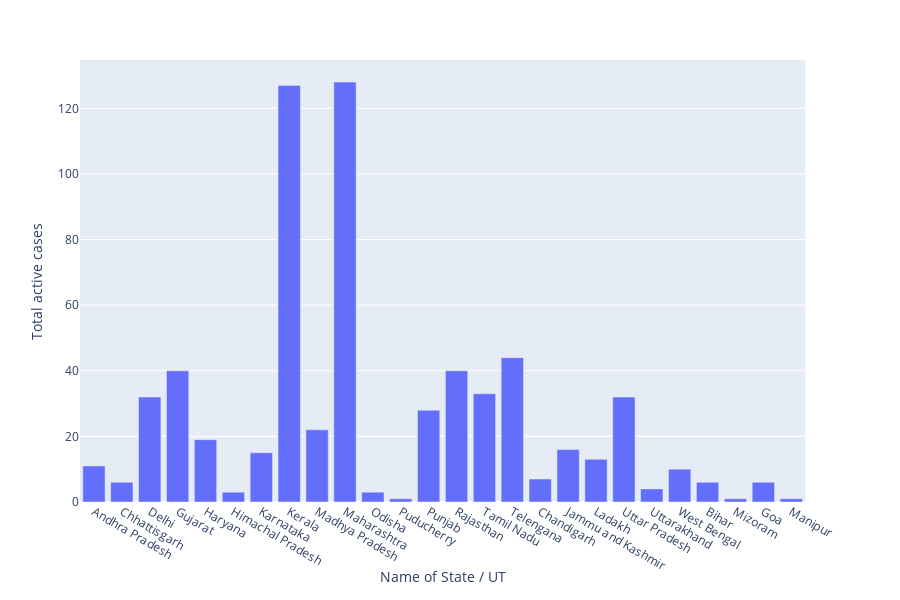

The code cell stored with this chart in its notebook:
### Code cell
#Plotly express

px.bar(df,x = 'Name of State / UT', y = 'Total active cases')

### Figure 1 — Plotly figure (JSON) as saved in the notebook; plotly's stock layout.template omitted (floating-point values rounded to 4 significant figures)
{"data": [{"alignmentgroup": "True", "hoverlabel": {"namelength": 0}, "hovertemplate": "Name of State / UT=%{x}<br>Total active cases=%{y}", "legendgroup": "", "marker": {"color": "#636efa"}, "name": "", "offsetgroup": "", "orientation": "v", "showlegend": false, "textposition": "auto", "type": "bar", "x": ["Andhra Pradesh", "Chhattisgarh", "Delhi", "Gujarat", "Haryana", "Himachal Pradesh", "Karnataka", "Kerala", "Madhya Pradesh", "Maharashtra", "Odisha", "Puducherry", "Punjab", "Rajasthan", "Tamil Nadu", "Telengana", "Chandigarh", "Jammu and Kashmir", "Ladakh", "Uttar Pradesh", "Uttarakhand", "West Bengal", "Bihar", "Mizoram", "Goa", "Manipur"], "xaxis": "x", "y": [11, 6, 32, 40, 19, 3, 15, 127, 22, 128, 3, 1, 28, 40, 33, 44, 7, 16, 13, 32, 4, 10, 6, 1, 6, 1], "yaxis": "y"}], "layout": {"barmode": "relative", "height": 600, "legend": {"tracegroupgap": 0}, "margin": {"t": 60}, "xaxis": {"anchor": "y", "domain": [0, 0.98], "title": {"text": "Name of State / UT"}}, "yaxis": {"anchor": "x", "domain": [0, 1], "title": {"text": "Total active cases"}}}}
